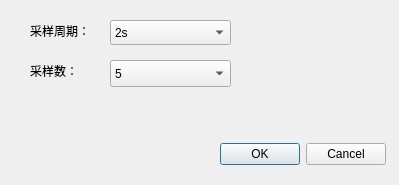
<?xml version="1.0" encoding="UTF-8"?>
<ui version="4.0">
 <class>DataCollection</class>
 <widget class="QDialog" name="DataCollection">
  <property name="geometry">
   <rect>
    <x>0</x>
    <y>0</y>
    <width>399</width>
    <height>185</height>
   </rect>
  </property>
  <property name="windowTitle">
   <string>Dialog</string>
  </property>
  <widget class="QComboBox" name="comboBox">
   <property name="geometry">
    <rect>
     <x>110</x>
     <y>60</y>
     <width>121</width>
     <height>27</height>
    </rect>
   </property>
   <item>
    <property name="text">
     <string>5</string>
    </property>
   </item>
   <item>
    <property name="text">
     <string>10</string>
    </property>
   </item>
   <item>
    <property name="text">
     <string>15</string>
    </property>
   </item>
   <item>
    <property name="text">
     <string>20</string>
    </property>
   </item>
   <item>
    <property name="text">
     <string>25</string>
    </property>
   </item>
   <item>
    <property name="text">
     <string>30</string>
    </property>
   </item>
   <item>
    <property name="text">
     <string>50</string>
    </property>
   </item>
  </widget>
  <widget class="QLabel" name="label">
   <property name="geometry">
    <rect>
     <x>30</x>
     <y>20</y>
     <width>81</width>
     <height>21</height>
    </rect>
   </property>
   <property name="font">
    <font>
     <family>文泉驿正黑</family>
    </font>
   </property>
   <property name="text">
    <string>采样周期：</string>
   </property>
  </widget>
  <widget class="QLabel" name="label_2">
   <property name="geometry">
    <rect>
     <x>30</x>
     <y>60</y>
     <width>81</width>
     <height>21</height>
    </rect>
   </property>
   <property name="font">
    <font>
     <family>文泉驿正黑</family>
    </font>
   </property>
   <property name="text">
    <string>采样数：</string>
   </property>
  </widget>
  <widget class="QComboBox" name="comboBox_3">
   <property name="geometry">
    <rect>
     <x>110</x>
     <y>20</y>
     <width>121</width>
     <height>25</height>
    </rect>
   </property>
   <property name="sizePolicy">
    <sizepolicy hsizetype="Fixed" vsizetype="Fixed">
     <horstretch>0</horstretch>
     <verstretch>0</verstretch>
    </sizepolicy>
   </property>
   <property name="font">
    <font>
     <kerning>true</kerning>
    </font>
   </property>
   <property name="layoutDirection">
    <enum>Qt::LeftToRight</enum>
   </property>
   <item>
    <property name="text">
     <string>2s</string>
    </property>
   </item>
   <item>
    <property name="text">
     <string>3s</string>
    </property>
   </item>
   <item>
    <property name="text">
     <string>4s</string>
    </property>
   </item>
   <item>
    <property name="text">
     <string>5s</string>
    </property>
   </item>
  </widget>
  <widget class="QDialogButtonBox" name="buttonBox">
   <property name="geometry">
    <rect>
     <x>210</x>
     <y>140</y>
     <width>176</width>
     <height>28</height>
    </rect>
   </property>
   <property name="standardButtons">
    <set>QDialogButtonBox::Cancel|QDialogButtonBox::Ok</set>
   </property>
  </widget>
 </widget>
 <resources/>
 <connections/>
</ui>
